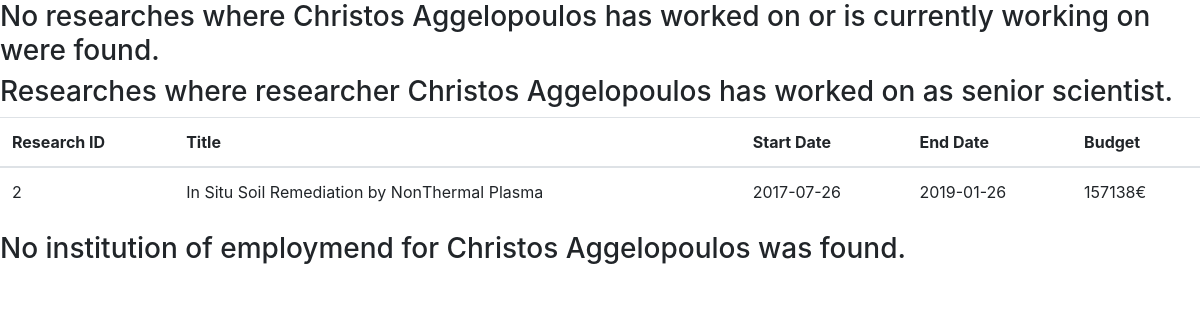
Page /elidek_website/researchers/more_researcher_info.php?id=2 on the committed database.
### tables this page shows
CREATE TABLE researcher (
	researcher_id INT UNSIGNED AUTO_INCREMENT,
    first_name VARCHAR(45) NOT NULL,
    last_name VARCHAR(45) NOT NULL,
    gender VARCHAR(6) NOT NULL, 
    birthday DATE DEFAULT (DATE_SUB(CURRENT_DATE(), INTERVAL 18 YEAR)) ,
    age INT GENERATED ALWAYS AS (TIMESTAMPDIFF(YEAR, birthday , CURRENT_DATE())),
    PRIMARY KEY (researcher_id)
);

CREATE TABLE research (
	research_id INT UNSIGNED AUTO_INCREMENT,
    title VARCHAR(200) NOT NULL,
    summary VARCHAR(1500) DEFAULT ' ',
    start_date DATE NOT NULL DEFAULT (CURRENT_DATE()),
    end_date DATE NOT NULL DEFAULT (DATE_ADD(CURRENT_DATE(), INTERVAL 1 YEAR)),
	CHECK(start_date < end_date),
    duration INT DEFAULT (TIMESTAMPDIFF(MONTH, start_date, end_date)) CHECK (12<=duration AND duration<=48),
    inst_id INT UNSIGNED,
	senior_scientist_id INT UNSIGNED NOT NULL,
	budget INT UNSIGNED CHECK (100000<=budget and budget<=1000000),
    manager_id INT UNSIGNED,
	program_id INT UNSIGNED,
    FOREIGN KEY (inst_id) REFERENCES institute (inst_id) ON DELETE CASCADE ON UPDATE CASCADE,
    FOREIGN KEY (senior_scientist_id) REFERENCES researcher (researcher_id) ON DELETE CASCADE ON UPDATE CASCADE,
    FOREIGN KEY (manager_id) REFERENCES elidek_manager (manager_id) ON DELETE CASCADE ON UPDATE CASCADE,
    FOREIGN KEY (program_id) REFERENCES funding_program (program_id) ON DELETE CASCADE ON UPDATE CASCADE,
    PRIMARY KEY (research_id)
)DEFAULT CHARSET=utf8;

### elidek_website/researchers/more_researcher_info.php (the view, shortened to what this page needs)
<!DOCTYPE html>
<html lang = "en">
<head>
    <link rel = "stylesheet" href = "css/styles.css">
    <link rel = "stylesheet" href = "https://cdnjs.cloudflare.com/ajax/libs/font-awesome/6.0.0/css/all.min.css">
    <link rel = "stylesheet" href = "bootstrap/css/bootstrap.min.css">
</head>
<body>
	<?php
        $conn = OpenCon();
		$id = $_GET['id'];
		$full_name = mysqli_query($conn,"SELECT first_name, last_name from researcher where researcher_id='$id';");
		$full_name = mysqli_fetch_row($full_name);
		$first_name = $full_name[0];
		$last_name = $full_name[1];
		$sql = "SELECT res.research_id, res.title, res.start_date, res.end_date, res.budget
				FROM `research` as res, research_worker as rw
				WHERE rw.worker_id = '$id'
				AND res.research_id = rw.research_id;";
		$result = mysqli_query($conn,$sql);
		if ($result->num_rows > 0)
		{
		echo '<h3>Researches where researcher '.$first_name.' '.$last_name.' has worked on or is currently working on.</h3>';
		echo '<div class="table-responsive">';
            echo '<table class="table">';
				echo '<thead>';
                    echo '<tr>';
                        echo '<th>Research ID</th>';
						echo '<th>Title</th>';
						echo '<th>Start Date</th>';
						echo '<th>End Date</th>';
                        echo '<th>Budget</th>';
					echo '</tr>';
				echo '</thead>';
				echo '<tbody>';
				while($row = mysqli_fetch_row($result))
				{
					echo '<tr>';
						echo '<td>' . $row[0] . '</td>';
						echo '<td>' . $row[1] . '</td>';
						echo '<td>' . $row[2] . '</td>';
						echo '<td>' . $row[3] . '</td>';
						echo '<td>' . $row[4] ."€". '</td>';
					echo '</tr>';
				}
				echo '</tbody>';
			echo '</table>';
		echo '</div>';
		}
		else { echo '<h3>No researches where '.$first_name.' '.$last_name.' has worked on or is currently working on were found.</h3>';}
		$sql = "SELECT res.research_id, res.title, res.start_date, res.end_date, res.budget
				FROM research as res, researcher as rer
				WHERE rer.researcher_id = '$id' and rer.researcher_id = res.senior_scientist_id;";
		$result = mysqli_query($conn,$sql);
		if ($result->num_rows > 0)
		{
		echo '<h3>Researches where researcher '.$first_name.' '.$last_name.' has worked on as senior scientist.</h3>';
		echo '<div class="table-responsive">';
            echo '<table class="table">';
				echo '<thead>';
                    echo '<tr>';
						echo '<th>Research ID</th>';
						echo '<th>Title</th>';
						echo '<th>Start Date</th>';
						echo '<th>End Date</th>';
                        echo '<th>Budget</th>';
					echo '</tr>';
				echo '</thead>';
				echo '<tbody>';
				while($row = mysqli_fetch_row($result))
				{
					echo '<tr>';
						echo '<td>' . $row[0] . '</td>';
						echo '<td>' . $row[1] . '</td>';
						echo '<td>' . $row[2] . '</td>';
						echo '<td>' . $row[3] . '</td>';
						echo '<td>' . $row[4] ."€". '</td>';
					echo '</tr>';
				}
				echo '</tbody>';
			echo '</table>';
		echo '</div>';
		}
		else
			echo '<h3>No researches where researcher '.$first_name.' '.$last_name.' has worked on as senior scientist.</h3>';
		$sql = "SELECT inst.inst_name, inst.acronym, inst.inst_type
				FROM `institute` AS inst , `institute_worker` AS iw
				WHERE '$id'= iw.worker_id and iw.inst_id = inst.inst_id;";
		$result = mysqli_query($conn,$sql);
		if ($result->num_rows > 0)
		{
		echo '<h3>Institution where '.$first_name.' '.$last_name.' is employed.</h3>';
		echo '<div class="table-responsive">';
            echo '<table class="table">';
				echo '<thead>';
                    echo '<tr>';
						echo '<th>Institution Name</th>';
                        echo '<th>Acronym</th>';
						echo '<th>Type</th>';
					echo '</tr>';
				echo '</thead>';
				echo '<tbody>';
				while($row = mysqli_fetch_row($result))
				{
					echo '<tr>';
						echo '<td>' . $row[0] . '</td>';
						echo '<td>' . $row[1] . '</td>';
						echo '<td>' . $row[2] . '</td>';
					echo '</tr>';
				}
				echo '</tbody>';
			echo '</table>';
		echo '</div>';
		}
		else
			echo '<h3>No institution of employmend for '.$first_name.' '.$last_name.' was found.</h3>';
	?>
</body>

### rows in the picture
researcher: first_name "Christos", last_name "Aggelopoulos"
research: research_id "2", title "In Situ Soil Remediation by Non\u0002Thermal Plasma", start_date "2017-07-26", end_date "2019-01-26", budget "157138"
